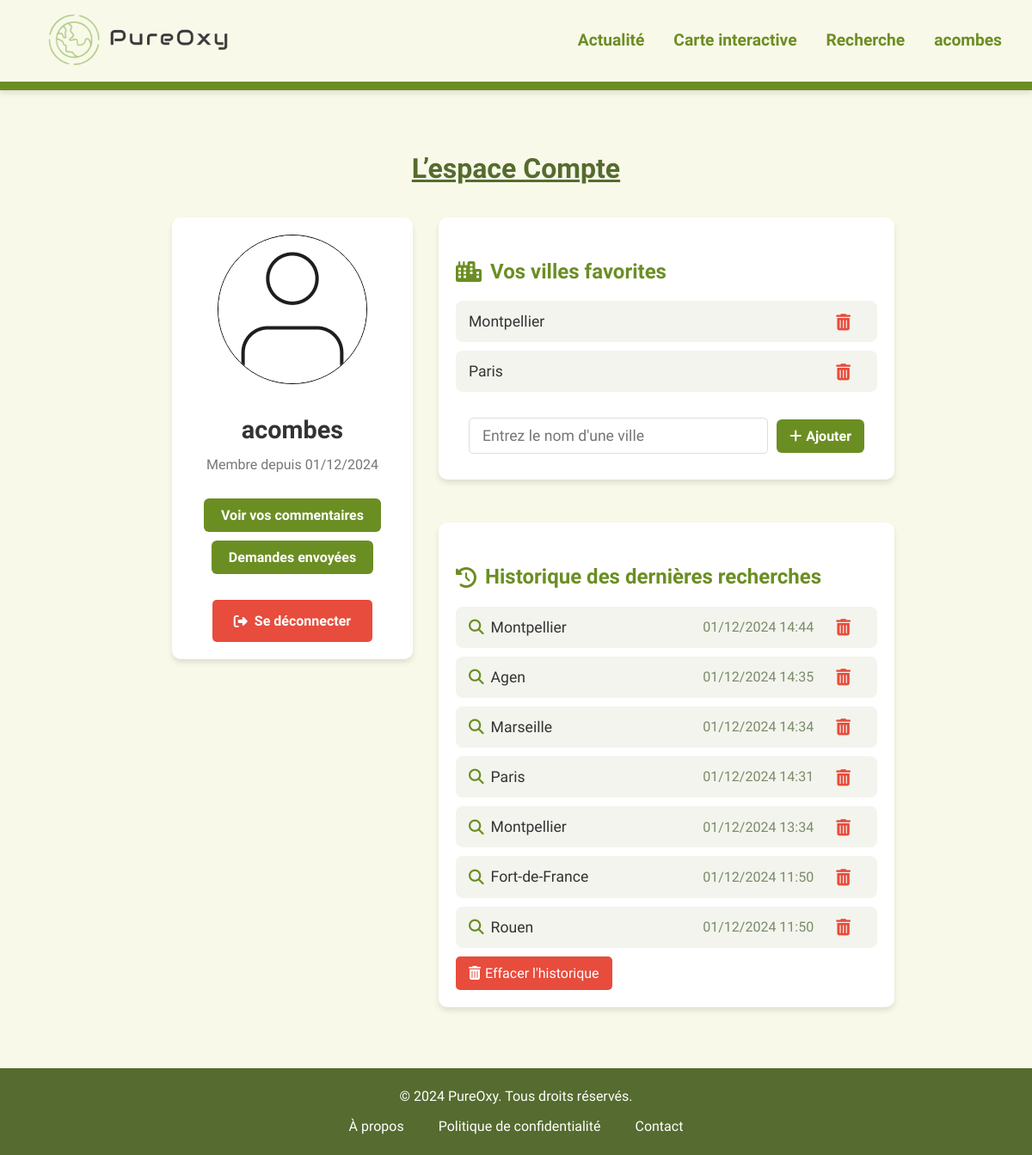
The page /pages/compte.php (signed in) on the database as committed earlier.
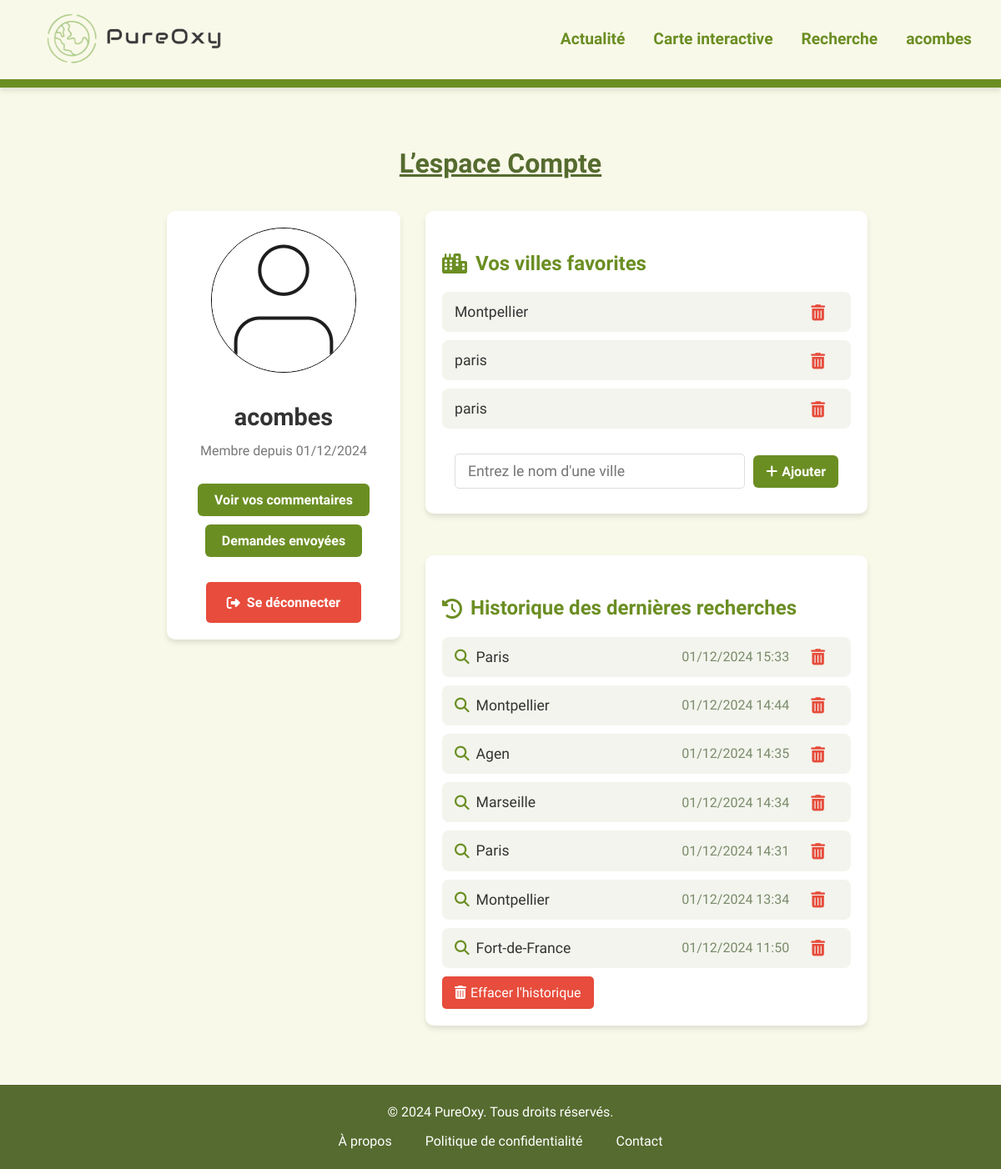
The same page on the database as committed later.
### tables this page shows
CREATE TABLE IF NOT EXISTS `users` (
  `id` int NOT NULL AUTO_INCREMENT,
  `username` varchar(50) NOT NULL,
  `password` varchar(255) NOT NULL,
  `created_at` timestamp NULL DEFAULT CURRENT_TIMESTAMP,
  `profile_picture` varchar(255) DEFAULT '../images/user.png',
  `email` varchar(255) NOT NULL,
  PRIMARY KEY (`id`),
  UNIQUE KEY `username` (`username`)
);

CREATE TABLE IF NOT EXISTS `favorite_cities` (
  `id` int NOT NULL AUTO_INCREMENT,
  `user_id` int NOT NULL,
  `city_name` varchar(255) NOT NULL,
  PRIMARY KEY (`id`),
  KEY `user_id` (`user_id`)
);

CREATE TABLE IF NOT EXISTS `search_history` (
  `id` int NOT NULL AUTO_INCREMENT,
  `user_id` int NOT NULL,
  `search_query` varchar(255) NOT NULL,
  `search_date` timestamp NULL DEFAULT CURRENT_TIMESTAMP,
  PRIMARY KEY (`id`),
  KEY `user_id` (`user_id`)
);

### pages/compte.php (the view, shortened to what this page needs)
<?php
require '../bd/bd.php';
if (isset($_SESSION['user_id'])) {
    $user_id = $_SESSION['user_id'];
    $stmt = $conn->prepare("SELECT search_query, search_date FROM search_history WHERE user_id = ? ORDER BY search_date DESC LIMIT 7");
    if ($stmt) {
        $stmt->bind_param("i", $user_id);
        $stmt->execute();
        $result = $stmt->get_result();
        $search_history = $result->fetch_all(MYSQLI_ASSOC);
    }
    $stmt = $conn->prepare("SELECT city_name FROM favorite_cities WHERE user_id = ?");
    if ($stmt) {
        $stmt->bind_param("i", $user_id);
        $stmt->execute();
        $cities_result = $stmt->get_result();
        $favorite_cities = $cities_result->fetch_all(MYSQLI_ASSOC);
    }
    $stmt = $conn->prepare("SELECT * FROM users WHERE id = ?");
    if ($stmt) {
        $stmt->bind_param("i", $user_id);
        $stmt->execute();
        $user_result = $stmt->get_result();
        $user = $user_result->fetch_assoc();
    }
    $stmt = $conn->prepare("SELECT search_query, search_date FROM search_history WHERE user_id = ? ORDER BY search_date DESC LIMIT 10");
    if ($stmt) {
        $stmt->bind_param("i", $user_id);
        $stmt->execute();
        $history_result = $stmt->get_result();
        $search_history = $history_result->fetch_all(MYSQLI_ASSOC);
    }
}
?>
<!DOCTYPE html>
<html lang="fr">
<head>
    <link rel="stylesheet" href="https://cdnjs.cloudflare.com/ajax/libs/font-awesome/6.4.0/css/all.min.css" />
    <link rel="stylesheet" href="../styles/base.css">
    <link rel="stylesheet" href="../styles/includes.css">
    <link rel="stylesheet" href="../styles/commentaire.css">
    <link rel="stylesheet" href="../styles/recherche.css">
    <link rel="stylesheet" href="../styles/compte.css">
    <link rel="stylesheet" href="../styles/boutons.css">
    <link rel="stylesheet" href="../styles/messages.css">
</head>
<body>
<?php include '../includes/header.php'; ?>
<div class="compte-container">
    <h2>L’espace Compte</h2>
    <?php if (isset($_SESSION['user_id'])): ?>
        <div class="dashboard">
            <div class="profile-card">
                <div class="profile-avatar">
                    <img src="../images/user.png" alt="Photo de profil">
                </div>
                <div class="profile-info">
                    <h2><?= htmlspecialchars($_SESSION['username'], ENT_QUOTES, 'UTF-8') ?></h2>
                    <p>Membre depuis <?= isset($user['created_at']) ? date('d/m/Y', strtotime($user['created_at'])) : 'Date inconnue' ?></p>
                    <button id="view-comments-button">Voir vos commentaires</button>
                    <button id="view-requests-button">Demandes envoyées</button>
                    <a href="deconnecter.php" class="logout-button"><i class="fas fa-sign-out-alt"></i> Se déconnecter</a>
                </div>
            </div>
            <div class="dashboard-content">
                <div class="favorite-cities-section">
                    <h3><i class="fas fa-city"></i> Vos villes favorites</h3>
                   <?php if (!empty($favorite_cities)): ?>
                        <ul class="favorite-cities-list">
                            <?php foreach ($favorite_cities as $city): ?>
                                <li>
                                    <a href="../fonctionnalites/details.php?ville=<?= urlencode($city['city_name']) ?>" class="favorite-link">
                                        <?= htmlspecialchars($city['city_name'], ENT_QUOTES, 'UTF-8') ?>
                                    </a>
                                    <form method="post" class="delete-city-form">
                                        <button type="submit" name="delete_favorite_city"><i class="fas fa-trash-alt"></i></button>
                                    </form>
                                </li>
                            <?php endforeach; ?>
                        </ul>
                    <?php else: ?>
                        <p>Vous n'avez pas encore ajouté de villes favorites.</p>
                    <?php endif; ?>
                    <form method="post" class="favorite-city-form" id="favorite-city-form">
                        <input type="text" id="favorite-city-input" placeholder="Entrez le nom d'une ville" autocomplete="off" required>
                        <button type="submit" name="add_favorite_city" id="add-favorite-button" disabled><i class="fas fa-plus"></i> Ajouter</button>
                    </form>
                </div>
                <div class="history-section">
                    <h3><i class="fas fa-history"></i>Historique des dernières recherches</h3>
                    <?php if (!empty($search_history)): ?>
                        <ul class="history-list">
                            <?php foreach ($search_history as $search): ?>
                                <li>
                                    <a href="../fonctionnalites/details.php?ville=<?= urlencode($search['search_query']) ?>" class="search-query">
                                        <i class="fas fa-search"></i> <?= htmlspecialchars($search['search_query'], ENT_QUOTES, 'UTF-8') ?>
                                    </a>
                                    <span class="search-date"><?= date('d/m/Y H:i', strtotime($search['search_date'])) ?></span>
                                    <form method="post" class="delete-search-form">
                                        <button type="submit" name="delete_search"><i class="fas fa-trash-alt"></i></button>
                                    </form>
                                </li>
                            <?php endforeach; ?>
                        </ul>
                        <form method="post" class="clear-history-form" id="clear-history-form">
                            <button type="submit" name="clear_history" class="clear-history-button"><i class="fas fa-trash-alt"></i> Effacer l'historique</button>
                        </form>
                    <?php else: ?>
                        <p>Vous n'avez pas encore effectué de recherches.</p>
                    <?php endif; ?>
                </div>
            </div>
        </div>
    <?php endif; ?>
</div>
<?php include '../includes/footer.php'; ?>
</body>
</html>

### includes/header.php
<?php
$baseUrl = $_SERVER['REQUEST_SCHEME'] . '://' . $_SERVER['HTTP_HOST'] . '/PUREOXY/';
?>
<header>
    <div id="header" class="container">
        <div id="logo">
            <a href="<?php echo $baseUrl; ?>index.php">
                <img src="<?php echo $baseUrl; ?>images/logo.png" alt="PureOxy Logo">
            </a>
        </div>
        <nav>
            <ul>
                <li><a href="<?php echo $baseUrl; ?>pages/actualite.php">Actualité</a></li>
                <li><a href="<?php echo $baseUrl; ?>fonctionnalites/carte.php">Carte interactive</a></li>
                <li><a href="<?php echo $baseUrl; ?>fonctionnalites/recherche.php">Recherche</a></li>
                <?php if (isset($_SESSION['username'])): ?>
                    <li><a href="<?php echo $baseUrl; ?>pages/compte.php"><?php echo htmlspecialchars($_SESSION['username']); ?></a></li>
                <?php else: ?>
                    <li><a href="<?php echo $baseUrl; ?>pages/compte.php">Compte</a></li>
                <?php endif; ?>
            </ul>
        </nav>
    </div>
</header>

### includes/footer.php
<?php
$baseUrl = $_SERVER['REQUEST_SCHEME'] . '://' . $_SERVER['HTTP_HOST'] . '/PUREOXY/';
?>
<footer>
    <div id="footer" class="container">
        <p>© 2024 PureOxy. Tous droits réservés.</p>
        <nav>
            <ul>
                <li><a href="<?php echo $baseUrl; ?>pages/a-propos.php">À propos</a></li>
                <li><a href="<?php echo $baseUrl; ?>pages/politique-confidentialite.php">Politique de confidentialité</a></li>
                <li><a href="<?php echo $baseUrl; ?>pages/contact.php">Contact</a></li>
            </ul>
        </nav>
    </div>
</footer>

### styles/base.css (style rules this page uses)
body { font-family: 'League Spartan', sans-serif; background-color: #f9f9e9; color: #7A8B6B; margin: 0; padding: 0; line-height: 1.6; font-size: 16px; }
html, body { height: 100%; margin: 0; }
.container { max-width: 1200px; margin: 0 auto; padding: 0 20px; }
h2 { text-align: center; font-weight: bold; text-decoration: underline; color: darkolivegreen; font-size: 2em; }
ul, li { list-style: none; }
a { color: green; }

### styles/includes.css (style rules this page uses)
header { background-color: #f9f9e9; box-shadow: 0 4px 6px rgba(0, 0, 0, 0.1); top: 0; border-bottom: 10px solid #6b8e23; }
header .container { display: flex; justify-content: space-between; align-items: center; color: #556b2f; }
header nav ul li a { color: #6b8e23; text-decoration: none; font-size: 1.2em; font-weight: bold; padding: 10px 15px; border-radius: 5px; transition: color 0.3s ease; }
header nav ul li { display: inline; gap: 20px; }
footer { background-color: #556b2f; color: white; text-align: center; padding: 20px 0; position: relative; bottom: 0; width: 100%; left: 0; border-top: white 1px solid; }
footer p { margin: 0; }
footer nav ul { list-style: none; padding: 0; margin: 10px 0 0 0; display: flex; justify-content: center; gap: 20px; }
footer nav ul li { display: inline; }
footer nav ul li a { color: white; text-decoration: none; padding: 5px 10px; transition: color 0.3s ease, background-color 0.3s ease; border-radius: 5px; }
body, html { min-height: 100%; display: flex; flex-direction: column; }
#logo img { width: 300px;!important; height: auto;!important; margin-right: 20px;!important; }

### styles/compte.css (style rules this page uses)
.compte-container { max-width: 800px; margin: 0 auto; padding: 40px 20px; text-align: center; }
.dashboard { display: flex; flex-direction: row; align-items: flex-start; margin-top: 30px; gap: 30px; }
.dashboard-content { width: 65%; display: flex; flex-direction: column; gap: 20px; }
.profile-card { background-color: #ffffff; flex: 0 0 30%; max-width: 300px; padding: 20px; border-radius: 10px; box-shadow: 0 4px 6px rgba(0, 0, 0, 0.1); }
.profile-card img { border-radius: 100px; border: 1px solid black; }
.profile-avatar { font-size: 4em; color: #6b8e23; text-align: center; }
.profile-info h2 { font-size: 1.8em; color: #333; margin: 0; text-decoration: none; }
.profile-info p { color: #777; margin-top: 5px; }
.favorite-cities-section { width: 100%; max-width: 600px; background-color: #ffffff; padding: 20px; margin: auto; border-radius: 10px; box-shadow: 0 4px 6px rgba(0, 0, 0, 0.1); text-align: left; }
.favorite-cities-section h3 { font-size: 1.5em; color: #6b8e23; margin-bottom: 15px; display: flex; align-items: center; }
.favorite-cities-list { list-style: none; padding: 0; margin: 0; }
.favorite-cities-list li { background-color: #f3f4ed; padding: 10px 15px; margin-bottom: 10px; border-radius: 8px; display: flex; justify-content: space-between; align-items: center; transition: background-color 0.2s; color : darkolivegreen; }
.favorite-link { font-size: 1.1em; color: #333; text-decoration: none; }
.favorite-city-form { display: flex; align-items: center; justify-content: space-between; gap: 10px; margin-top: 20px; padding: 10px 15px; border-radius: 8px; position: relative; }
.favorite-city-form input[type="text"] { width: 100%; font-family: "League Spartan", sans-serif; font-size: 1.1em; flex: 1; padding: 10px 15px; border: 1px solid #ddd; border-radius: 5px; color: #333; transition: border-color 0.3s ease, box-shadow 0.3s ease; }
.history-section { width: 100%; max-width: 600px; background-color: #ffffff; padding: 20px; margin: 30px auto; border-radius: 10px; box-shadow: 0 4px 6px rgba(0, 0, 0, 0.1); text-align: left; }
.history-section h3 { font-size: 1.5em; color: #6b8e23; margin-bottom: 15px; display: flex; align-items: center; }
.history-list { list-style: none; padding: 0; margin: 0; }
.history-list li { background-color: #f3f4ed; padding: 10px 15px; margin-bottom: 10px; border-radius: 8px; display: flex; justify-content: space-between; align-items: center; gap : 20px; transition: background-color 0.2s; }
.history-list li .search-query { flex : 1 ; font-size: 1.1em; color: #333; display: flex; align-items: center; text-decoration: none; }
.history-list li .search-query i { margin-right: 8px; color: #6b8e23; }
.fa-solid, .fas { font-weight: 900; margin-right: 10px; }

Rows that differ between the two databases and show on the page:
removed favorite_cities: city_name "Paris"
removed search_history: search_query "Rouen", search_date "01/12/2024 11:50"
added favorite_cities: city_name "paris"
added favorite_cities: city_name "paris"
added search_history: search_query "Paris", search_date "01/12/2024 15:33"
